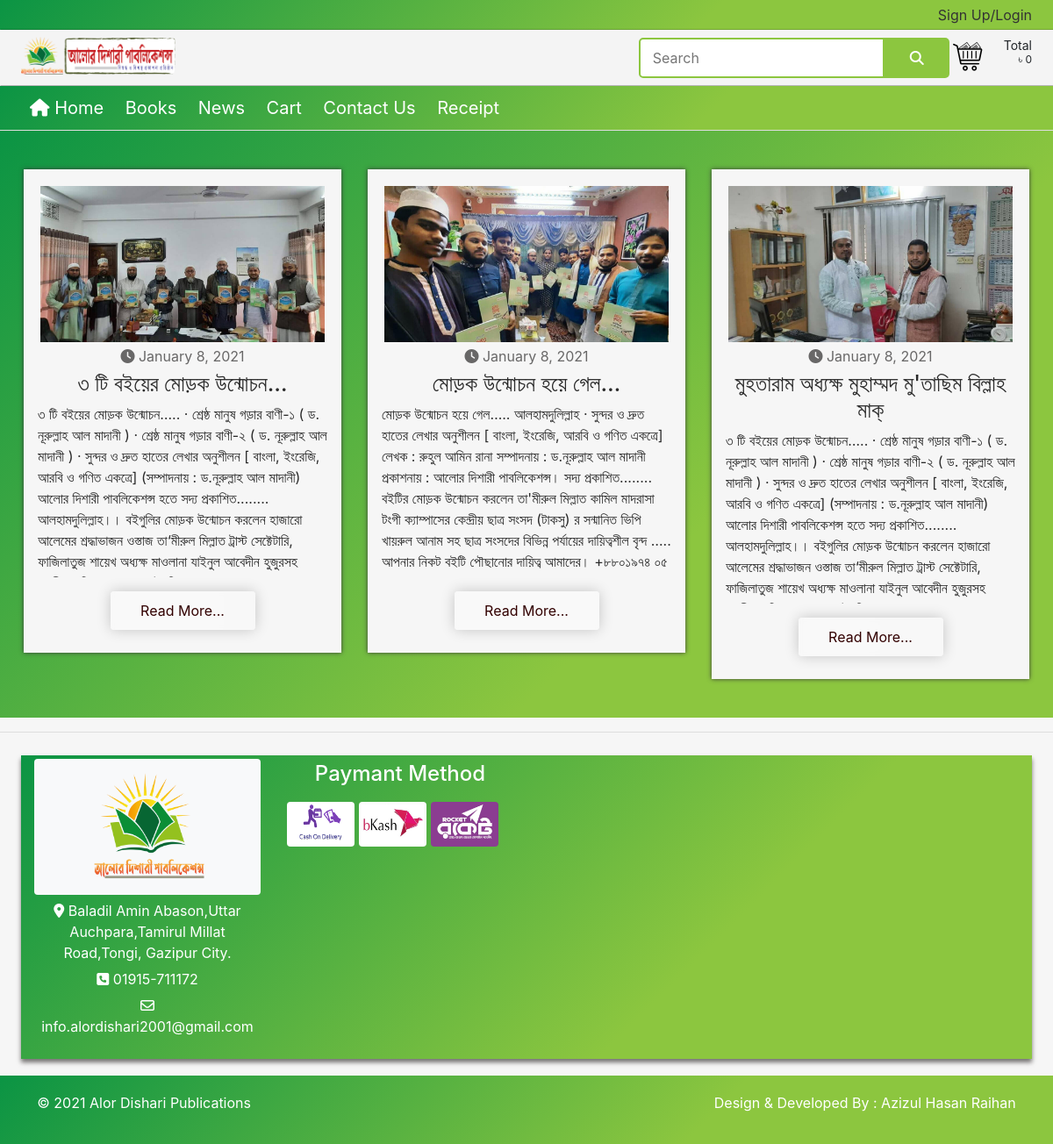
Page /news.php on the committed database.
### tables this page shows
CREATE TABLE `news` (
  `id` int(11) NOT NULL,
  `news_img` text NOT NULL,
  `news_title` varchar(255) NOT NULL,
  `news_discription` text NOT NULL,
  `news_date` varchar(50) NOT NULL
);

### news.php (the view)
<?php require_once("header.php");require_once("config.php"); ?>
 <div class="newsEventSection bangla-font">
        <div class="safeArea newsEventContainer">
            <div class="row">
                <?php
                $selectNews = "SELECT * FROM news";
                $newsQuery = mysqli_query($conn, $selectNews);
                if ($newsQuery == true) {
                    while ($news = mysqli_fetch_array($newsQuery)) { ?>
                        <div class="col-sm-4 news-con" data-aos="zoom-in">
                            <div class="news">
                                <div class="news-thumbnail-img"><img src="images/<?php echo $news['news_img']; ?> " alt=""></div>
                                <p class="news-time"><i class="fa fa-clock"></i> <?php echo $news['news_date']; ?> </p>
                                <h3 class="news-title"><?php echo $news['news_title']; ?> </h3>
                                <p class="news-description"><?php echo $news['news_discription']; ?></p>
                                <a class="readmorepost bg-glass" href="post-details.php?post_title=<?php echo $news['news_title']; ?>">Read More...</a>
                            </div>
                        </div>
                <?php    }
                } ?>
            </div>
        </div>
    </div>
<?php require_once("footer.php"); ?>

### rows in the picture
news: news_img (picture), news_date "January 8, 2021", news_title "৩ টি বইয়ের মোড়ক উন্মোচন…", news_discription "৩ টি বইয়ের মোড়ক উন্মোচন….. · শ্রেষ্ঠ মানুষ গড়ার বাণী-১ ( ড. নূরুল্লাহ আল মাদানী ) · শ্রেষ্ঠ মানুষ গড়ার বাণী-২ ( ড. নূরুল্লাহ আল মাদানী ) · সুন্দর ও দ্রুত হাতের লেখার অনুশীলন [ বাংলা, ইংরেজি, আরবি ও গণিত একত্রে] (সম্পাদনায় : ড.নূরুল্লাহ আল মাদানী) আলোর দিশারী পাবলিকেশন্স হতে সদ্য প্রকাশিত........ আলহামদুলিল্লাহ।। বইগুলির মোড়ক উন্মোচন করলেন হাজারো আলেমের শ্রদ্ধাভাজন ওস্তাজ তা‘মীরুল মিল্লাত ট্রাস্ট সেক্টেটারি, ফাজিলাতুজ শায়েখ অধ্যক্ষ মাওলানা যাইনুল আবেদীন হুজুরসহ…"
news: news_img (picture), news_date "January 8, 2021", news_title "মোড়ক উন্মোচন হয়ে গেল…", news_discription "মোড়ক উন্মোচন হয়ে গেল….. আলহামদুলিল্লাহ · সুন্দর ও দ্রুত হাতের লেখার অনুশীলন [ বাংলা, ইংরেজি, আরবি ও গণিত একত্রে] লেখক : রুহুল আমিন রানা সম্পাদনায় : ড.নূরুল্লাহ আল মাদানী প্রকাশনায় : আলোর দিশারী পাবলিকেশন্স। সদ্য প্রকাশিত........ বইটির মোড়ক উন্মোচন করলেন তা'মীরুল মিল্লাত কামিল মাদরাসা টংগী ক্যাম্পাসের কেন্দ্রীয় ছাত্র সংসদ (টাকসু) র সন্মানিত ভিপি খায়রুল আনাম সহ ছাত্র সংসদের বিভিন্ন পর্যায়ের দায়িত্বশীল বৃন্দ ….. আপনার নিকট বইটি পৌছানোর দায়িত্ব আমাদের। +৮৮০১৯৭৪ ০৫…"
news: news_img (picture), news_date "January 8, 2021", news_title "মুহতারাম অধ্যক্ষ মুহাম্মদ মু'তাছিম বিল্লাহ মাক্", news_discription "৩ টি বইয়ের মোড়ক উন্মোচন….. · শ্রেষ্ঠ মানুষ গড়ার বাণী-১ ( ড. নূরুল্লাহ আল মাদানী ) · শ্রেষ্ঠ মানুষ গড়ার বাণী-২ ( ড. নূরুল্লাহ আল মাদানী ) · সুন্দর ও দ্রুত হাতের লেখার অনুশীলন [ বাংলা, ইংরেজি, আরবি ও গণিত একত্রে] (সম্পাদনায় : ড.নূরুল্লাহ আল মাদানী) আলোর দিশারী পাবলিকেশন্স হতে সদ্য প্রকাশিত........ আলহামদুলিল্লাহ।। বইগুলির মোড়ক উন্মোচন করলেন হাজারো আলেমের শ্রদ্ধাভাজন ওস্তাজ তা‘মীরুল মিল্লাত ট্রাস্ট সেক্টেটারি, ফাজিলাতুজ শায়েখ অধ্যক্ষ মাওলানা যাইনুল আবেদীন হুজুরসহ…"

### other values in the picture
$totalpriceslide "0"
